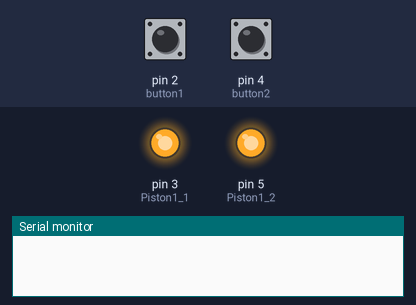
Recording of a sketch running on a simulated Arduino Uno, built with avr-gcc and run on an emulated ATmega328P. Parts: output pins drawn as LEDs (lit = HIGH), the last lines printed to the serial monitor. Dashed ring = blinking. The inputs (shaded band) are chosen by the test bench; at power-on: pin 2 (button1) HIGH, pin 4 (button2) HIGH.

Above: at 1.2 s.
1.3 s: pin 2 (button1) pulled LOW for 1 s
At 1.9 s:
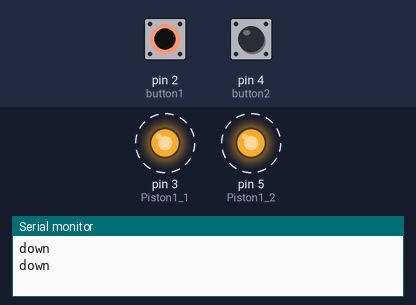
3.8 s: pin 4 (button2) pulled LOW for 3.2 s
At 7.5 s:
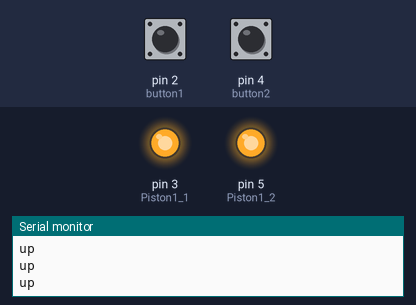
8.5 s: pin 2 (button1) pulled LOW for 0.25 s
At 9.3 s:
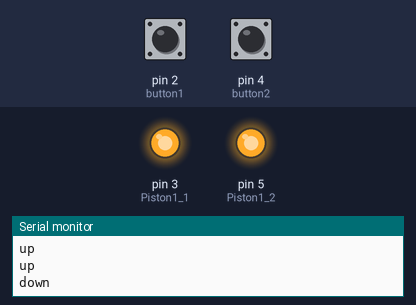
10.2 s: pin 2 (button1) pulled LOW for 3.2 s
At 10.7 s:
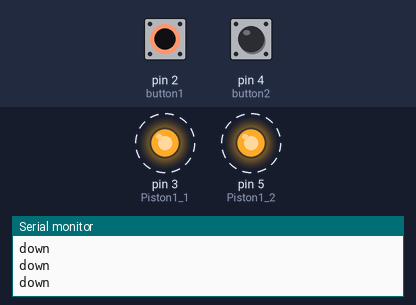
Timing chart, 0 to 14.7 s (numbered marks = the images above; inputs shaded):
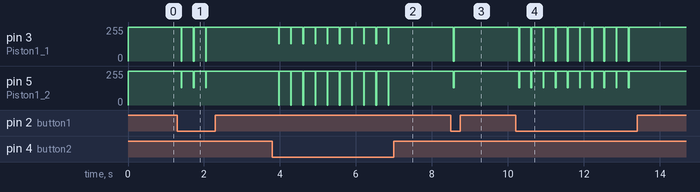

The sketch:

solenoid_pwm-edwin.ino
```cpp
// Solenoid control in steps
//ROBOCON - 2017

boolean val1 = true;
boolean val2 = true;

#define button1 2
#define button2 4

#define Piston1_1 3
#define Piston1_2 5

#define Piston2_1 6
#define Piston2_2 7


void setup() {
  Serial.begin(9600);
  pinMode(button1, INPUT);    // for two-way switch
  pinMode(button2, INPUT);

  pinMode(Piston1_1, OUTPUT);   // for first piston
  pinMode(Piston1_2, OUTPUT);
  digitalWrite(button1, HIGH);
  digitalWrite(button2, HIGH);

  pinMode(Piston1_1, OUTPUT);   // for second piston
  pinMode(Piston1_2, OUTPUT);
  digitalWrite(button1, HIGH);
  digitalWrite(button2, HIGH);

}

void loop() {
  val1 = digitalRead(button1);
  val2 = digitalRead(button2);


  if (val1 == true && val2 == false) { //UP switch
    analogWrite(Piston1_1, 128);
    analogWrite(Piston1_2, 0);
    Serial.println("up");
    delay(20);  //10ms up = 1 Step
    analogWrite(Piston1_1, 255);
    analogWrite(Piston1_2, 255);
    delay(100); // lock
  } else if (val1 == false && val2 == true) { //DOWN switch
    analogWrite(Piston1_1, 0);
    analogWrite(Piston1_2, 128);
    Serial.println("down");
    delay(20); //10ms down = 1 Step
    analogWrite(Piston1_1, 255);
    analogWrite(Piston1_2, 255);
    delay(100); // Lock

  }

  digitalWrite(button1, HIGH);
  digitalWrite(button2, HIGH);
  analogWrite(Piston1_1, 255);
  analogWrite(Piston1_2, 255);
  delay(200);


}
```

Measured:
- after the input at 1.3 s, pin 3 (Piston1_1): alternates 255/255 for 0.30 s and 0/255 for 0.02 s, 6 changes in all, then stays 255/255, starting after 0.10 s; pin 5 (Piston1_2): alternates 255/255 for 0.30 s and 128/255 for 0.02 s, 6 changes in all, then stays 255/255, starting after 0.10 s
- after the input at 3.8 s, pin 3 (Piston1_1): alternates 255/255 for 0.30 s and 128/255 for 0.02 s, 20 changes in all, then stays 255/255, starting after 0.16 s; pin 5 (Piston1_2): alternates 255/255 for 0.30 s and 0/255 for 0.02 s, 20 changes in all, then stays 255/255, starting after 0.16 s
- after the input at 8.5 s, pin 3 (Piston1_1): 255/255 → 0/255 after 0.06 s, → 255/255 0.02 s later; pin 5 (Piston1_2): 255/255 → 128/255 after 0.06 s, → 255/255 0.02 s later
- after the input at 10.2 s, pin 3 (Piston1_1): alternates 255/255 for 0.30 s and 0/255 for 0.02 s, 20 changes in all, then stays 255/255, starting after 0.08 s; pin 5 (Piston1_2): alternates 255/255 for 0.30 s and 128/255 for 0.02 s, 20 changes in all, then stays 255/255, starting after 0.08 s
